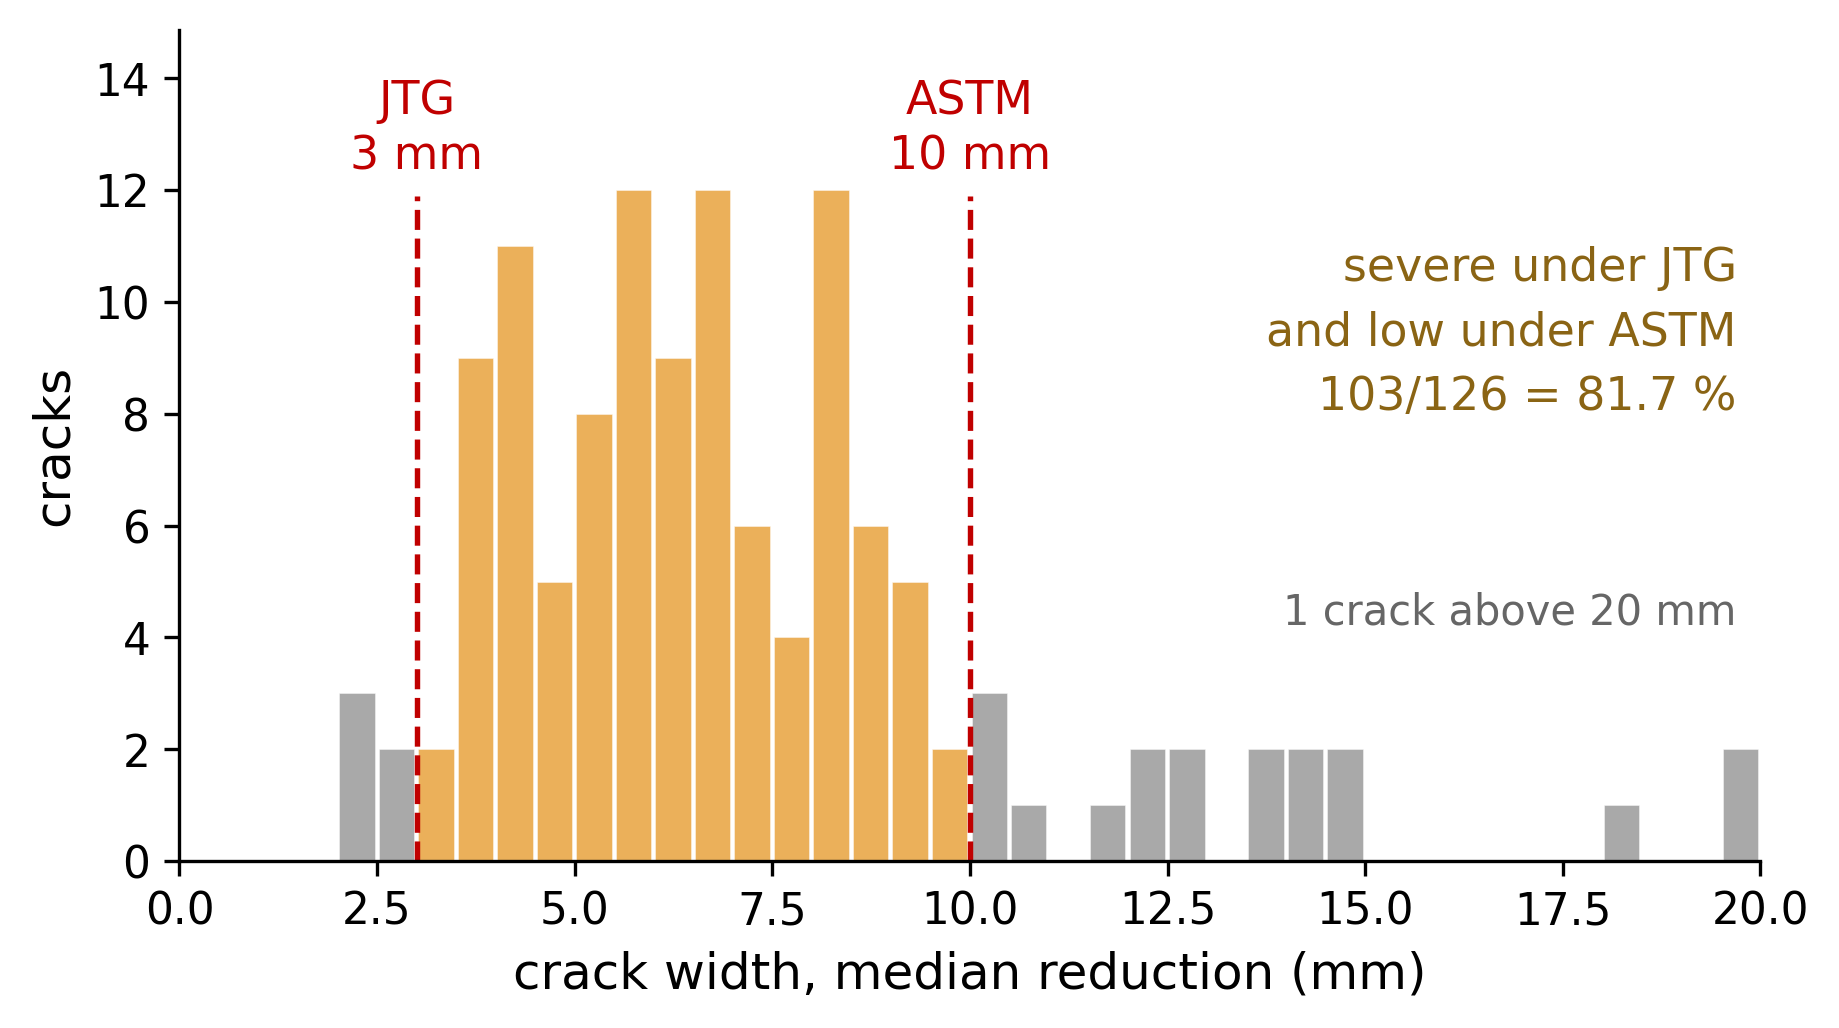

This chart was generated by the following Python code:
#!/usr/bin/env python3
"""
fig_crosscode.py

生成图: 126 条线状裂缝的 GT 缝宽分布与两国阈值。
JTG 在 3mm 以上判重, ASTM 在 10mm 以下判轻, 落在两者之间的裂缝
同时获得中国最高档与美国最低档。

数据来自 closeloop_v2_20260726_170420.csv 的 gt_w_median 列。
输出与本脚本同目录。
"""
import os

import numpy as np
import pandas as pd
import matplotlib
matplotlib.use("Agg")
import matplotlib.pyplot as plt

HERE = os.path.dirname(os.path.abspath(__file__))
OUT = os.path.join(HERE, "fig_crosscode.png")
CSV = "/root/autodl-tmp/proj_bridge/results/closeloop_v2_20260726_170420.csv"

JTG, ASTM = 3.0, 10.0
XMAX = 20.0
RED, BAND = "#c00000", "#e8a33d"

df = pd.read_csv(CSV)
lin = df[df["gt_ctype"] == "线状"].drop_duplicates("stem")
w = lin["gt_w_median"].values
n = len(w)
in_band = int(((w > JTG) & (w <= ASTM)).sum())
tail = int((w > XMAX).sum())

fig, ax = plt.subplots(figsize=(6.8, 3.6))

bins = np.arange(0, XMAX + 0.5, 0.5)
counts, edges = np.histogram(np.clip(w, 0, XMAX - 1e-6), bins=bins)
centers = (edges[:-1] + edges[1:]) / 2
colors = ["#e8a33d" if JTG < c <= ASTM else "#9a9a9a" for c in centers]
ax.bar(centers, counts, width=0.46, color=colors, edgecolor="white",
       linewidth=.4, alpha=.85)
ymax = ax.get_ylim()[1]
ax.set_ylim(0, ymax * 1.18)
top = ymax * 1.18

# 阈值虚线, 标签置于线的正上方
for t, lab in [(JTG, "JTG\n3 mm"), (ASTM, "ASTM\n10 mm")]:
    ax.axvline(t, color=RED, lw=1.3, ls="--", ymax=.80)
    ax.text(t, top * .82, lab, ha="center", va="bottom",
            fontsize=11, color=RED, linespacing=1.3)


# 说明文字移到右上角空白处
ax.text(XMAX * .985, top * .74,
        "severe under JTG\nand low under ASTM\n"
        f"{in_band}/{n} = {100 * in_band / n:.1f} %",
        ha="right", va="top", fontsize=11, color="#8a6414",
        linespacing=1.55)

if tail:
    lab = "crack" if tail == 1 else "cracks"
    ax.text(XMAX * .985, top * .30,
            f"{tail} {lab} above {XMAX:.0f} mm",
            ha="right", va="center", fontsize=10, color="#666666")

ax.set_xlabel("crack width, median reduction (mm)", fontsize=12)
ax.set_ylabel("cracks", fontsize=12)
ax.set_xlim(0, XMAX)
ax.tick_params(labelsize=10.5)
for s in ("top", "right"):
    ax.spines[s].set_visible(False)

fig.savefig(OUT, dpi=300, bbox_inches="tight")
print(f">> {OUT}")
print(f"   n={n}  in band: {in_band} ({100 * in_band / n:.1f}%)  "
      f"above {XMAX:.0f}mm: {tail}")
